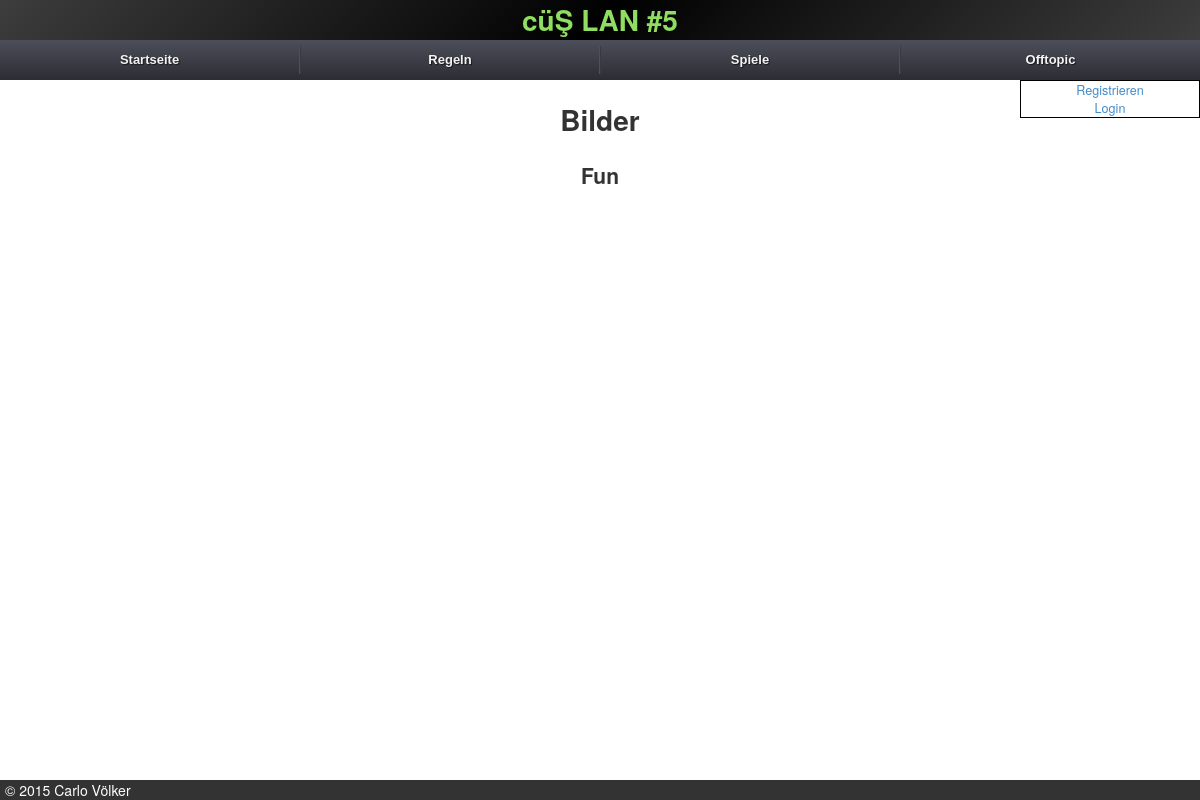
Page /off-topic/images/ on the earlier database version.
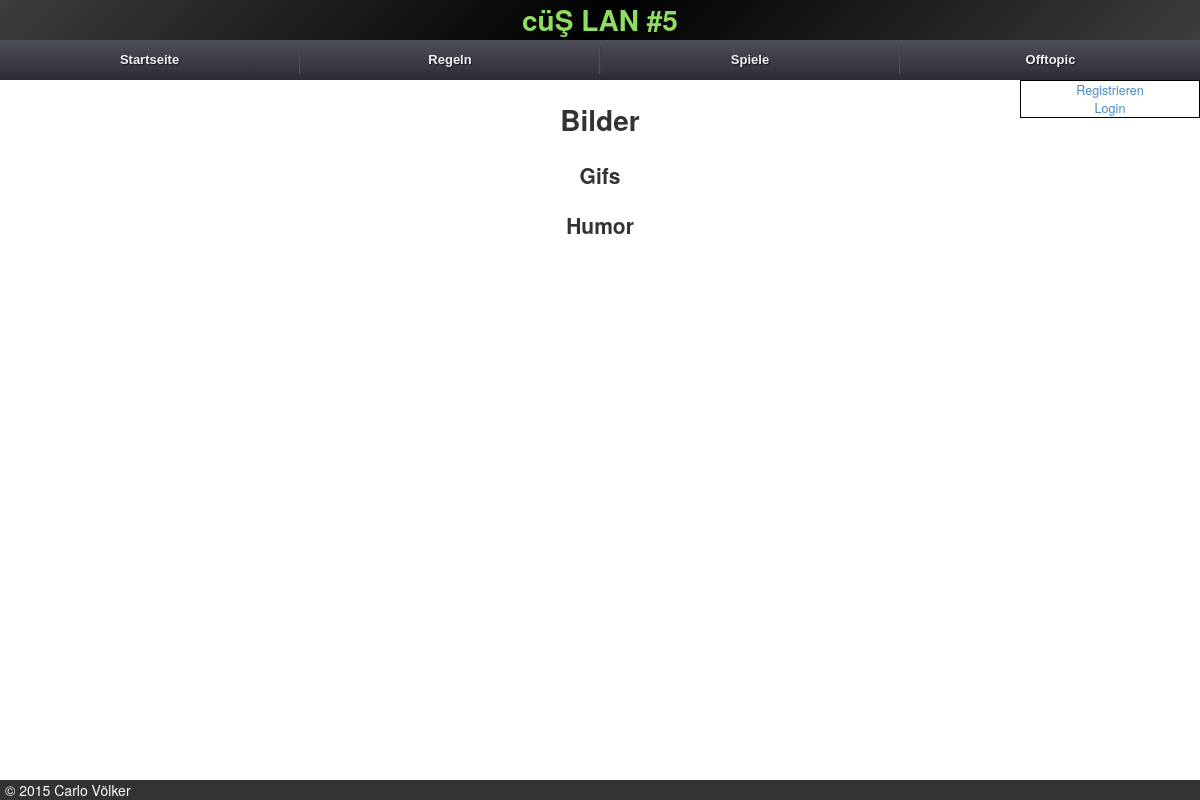
Same page on the later database version.
### core/models.py (models this page shows, shortened)
class IntranetMeta(models.Model):
	name = models.CharField(verbose_name="LAN Name", max_length=50, default="Intranet", null=False, blank=False)
	title = models.CharField(verbose_name="Begrüßungstext", max_length=128, default="Herzlich Willkommen im Intranet", null=True, blank=True)
	description = models.TextField(verbose_name="Beschreibung", max_length=1024, null=True, blank=True)
	class Meta:
		verbose_name = "Intranet Metadaten"
		verbose_name_plural = "Intranet Metadaten"

class ImageCategory(models.Model):
	description = models.CharField(verbose_name="Kategorie", max_length=50, blank=False, null=False, unique=True)
	class Meta:
		verbose_name = "Bilderkategorie"
		verbose_name_plural = "Bilderkategorien"

### core/views.py (the view)
# urls.py: url(r'^off-topic/images/$', views.images, name='images'),
def images(request):
    context = RequestContext(request)
    content = {}
    content['categories'] = ImageCategory.objects.all().exclude(description="Speisekarte")
    return render_to_response('images.html', content, context_instance=context)

### core/context_processors.py (called while the page is built)
def intranet_processor(request):
	content = {}
	lan_name = IntranetMeta.objects.all()[0]
	content['lan_name'] = lan_name
	rules = Rules.objects.all()
	content['rules'] = rules
	games = Game.objects.exclude(match_game=None)
	content['games'] = games
	return content

### core/templates/images.html (shortened to what this page needs)
{% extends "base.html" %}
{% load staticfiles %}
{% load thumbnail %}
{% block body %}
{{block.super}}
<div class="content">
	{% if "menu" in request.path %}
		<div class="headline">
			<h1 class="game_headline">Speisekarte</h1>
		</div>
		{% for image in category.image_imagecategory.all %}
			<image src="{{ image.image.url }}" />
		{% endfor %}
	{% else %}
		<div class="headline">
			<h1 class="game_headline">Bilder</h1>
		</div>
		{% for category in categories %}
			<h2>{{category.description}}</h2>
			{% for image in category.image_imagecategory.all %}
				<div class="{% if forloop.counter|divisibleby:2 %}even{% else %}odd{% endif %}">
				</div>
			{% endfor %}
		{% endfor %}
	{% endif %}
</div>
{% endblock %}

### core/templates/base.html (shortened to what this page needs)
{% load staticfiles %}
{% load thumbnail %}
<!DOCTYPE html>
    <head>
        <link rel="stylesheet" type="text/css" href="{% static 'css/bootstrap.min.css'%}">
        <link rel="stylesheet" type="text/css" href="{% static 'css/bootstrap-theme.min.css'%}">
        <link rel="stylesheet" type="text/css" href="{% static 'css/jquery.fancybox.css'%}">
        <link rel="stylesheet" href="{% static 'css/screen.css' %}">
        <link rel="stylesheet" href="{% static 'css/drop_down_menu.css' %}">
    </head>
    <body>
        {% block body %}
        <div class="header_banner">
            <h1>{{ lan_name.name }}</h1>
        </div>
        <ul class="menu">
            <li><a href="/">Startseite</a></li>
            <li><a href="#">Regeln</a>
            </li>
            <li><a href="#">Spiele</a>
            </li>
            <li><a href="#">Offtopic</a>
            </li>
        </ul>
        {% if user.is_authenticated %}
            <div class="username_header">
                <h5>Angemeldet als:</h5>
                <h4>{{ user.username }}</h4>
                <a href="/logout">Logout</a>
            </div>
        {% else %}
            <div class="username_header">
                <a href="/register">Registrieren</a>
                <a href="/login">Login</a>
            </div>
        {% endif %}
        {% endblock %}
        <footer>
            <div class="left">&copy; {% now "Y" %} Carlo Völker</div>
        </footer>
    </body>
</html>

### core/static/css/screen.css (style rules this page uses)
h1, h2, h3, h4, h5, h6, ul { margin: 0 !important; }
ul { padding: 0; list-style-type: none; }
.header_banner { text-align: center; color: #8fde62; background: rgb(61,61,61); background: -moz-linear-gradient(-45deg, rgba(61,61,61,1) 0%, rgba(1,1,1,1) 50%, rgba(61,61,61,1) 100%); background: -webkit-gradient(linear, left top, right bottom, color-stop(0%,rgba(61,61,61,1)), color-stop(50%,rgba(1,1,1,1)), color-stop(100%,rgba(61,61,61,1))); background: -webkit-linear-gradient(-45deg, rgba(61,61,61,1) 0%,rgba(1,1,1,1) 50%,rgba(61,61,61,1) 100%); background: -o-linear-gradient(-45deg, rgba(61,61,61,1) 0%,rgba(1,1,1,1) 50%,rgba(61,61,61,1) 100%); background: -ms-linear-gradient(-45deg, rgba(61,61,61,1) 0%,rgba(1,1,1,1) 50%,rgba(61,61,61,1) 100%); background: linear-gradient(135deg, rgba(61,61,61,1) 0%,rgba(1,1,1,1) 50%,rgba(61,61,61,1) 100%); filter: progid:DXImageTransform.Microsoft.gradient( startColorstr='#3d3d3d', endColorstr='#1b1b1b',GradientType=1 ); }
.top_menu>a { cursor: default; }
.username_header { float: right; width: 15%; border: 1px solid #000; text-align: center; }
.username_header > a { display: block; font-size: 0.9em; }
.content { position: relative; text-align: center; width: 60%; left: 20%; margin-top: 20px; margin-bottom: 30px; }
.headline { margin-bottom: 20px; }
footer { background-color: #333; color: #FFF; width: 100%; bottom: 0; position: fixed; padding-left: 5px; }

### core/static/css/drop_down_menu.css (style rules this page uses)
.menu, .menu ul, .menu li, .menu a { margin: 0; padding: 0; border: none; outline: none; text-align: center; }
.menu { height: 40px; width: 100%; display: table; table-layout: fixed; background: #4c4e5a; background: -webkit-linear-gradient(top, #4c4e5a 0%,#2c2d33 100%); background: -moz-linear-gradient(top, #4c4e5a 0%,#2c2d33 100%); background: -o-linear-gradient(top, #4c4e5a 0%,#2c2d33 100%); background: -ms-linear-gradient(top, #4c4e5a 0%,#2c2d33 100%); background: linear-gradient(top, #4c4e5a 0%,#2c2d33 100%); }
.menu li { position: relative; list-style: none; display: block; height: 40px; z-index: 9999; }
.menu > li { display: table-cell; }
.menu li a { display: block; padding: 0 14px; margin: 6px 0; line-height: 28px; text-decoration: none; border-left: 1px solid #393942; border-right: 1px solid #4f5058; font-family: Helvetica, Arial, sans-serif; font-weight: bold; font-size: 13px; color: #f3f3f3; text-shadow: 1px 1px 1px rgba(0,0,0,.6); -webkit-transition: color .2s ease-in-out; -moz-transition: color .2s ease-in-out; -o-transition: color .2s ease-in-out; -ms-transition: color .2s ease-in-out; transition: color .2s ease-in-out; }
.menu li:first-child a { border-left: none; }
.menu li:last-child a { border-right: none; }
.menu a { background-size: 40px 40px !important; background-repeat: no-repeat; }

Differences in the rows shown:
removed ImageCategory: description "Fun"
added ImageCategory: description "Gifs"
added ImageCategory: description "Humor"
